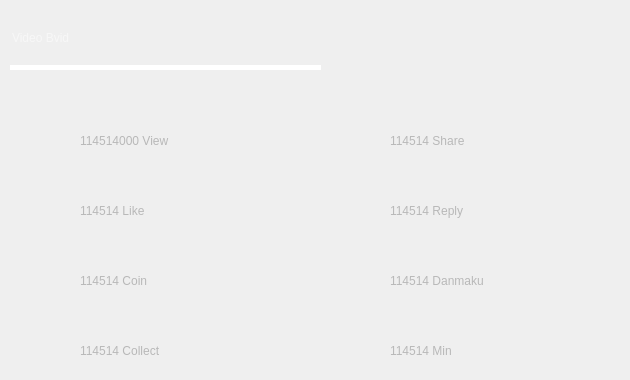
   <widget class="QWidget" name="page_api_0">
    <widget class="QLineEdit" name="api_search_bvid">
     <property name="geometry">
      <rect>
       <x>10</x>
       <y>10</y>
       <width>311</width>
       <height>60</height>
      </rect>
     </property>
     <property name="styleSheet">
      <string notr="true">font: 30pt &quot;猫啃什锦黑-轻量版&quot;;
border:none;
border-bottom:5px solid rgba(255,255,255,255);
background-color: rgba( 0, 0, 0, 0);
color: rgb(255,255,255);</string>
     </property>
     <property name="placeholderText">
      <string>Video Bvid</string>
     </property>
    </widget>
    <widget class="QFrame" name="frame_3">
     <property name="geometry">
      <rect>
       <x>0</x>
       <y>90</y>
       <width>82</width>
       <height>280</height>
      </rect>
     </property>
     <property name="styleSheet">
      <string notr="true">border:none</string>
     </property>
     <property name="frameShape">
      <enum>QFrame::Shape::StyledPanel</enum>
     </property>
     <property name="frameShadow">
      <enum>QFrame::Shadow::Raised</enum>
     </property>
     <widget class="QPushButton" name="view_ui_2">
      <property name="geometry">
       <rect>
        <x>10</x>
        <y>10</y>
        <width>64</width>
        <height>60</height>
       </rect>
      </property>
      <property name="text">
       <string/>
      </property>
      <property name="icon">
       <iconset resource="../pic/res.qrc">
        <normaloff>:/icon/icon/view.png</normaloff>:/icon/icon/view.png</iconset>
      </property>
      <property name="iconSize">
       <size>
        <width>60</width>
        <height>60</height>
       </size>
      </property>
     </widget>
     <widget class="QPushButton" name="like_ui_2">
      <property name="geometry">
       <rect>
        <x>10</x>
        <y>80</y>
        <width>64</width>
        <height>60</height>
       </rect>
      </property>
      <property name="text">
       <string/>
      </property>
      <property name="icon">
       <iconset resource="../pic/res.qrc">
        <normaloff>:/icon/icon/like.png</normaloff>:/icon/icon/like.png</iconset>
      </property>
      <property name="iconSize">
       <size>
        <width>60</width>
        <height>60</height>
       </size>
      </property>
     </widget>
     <widget class="QPushButton" name="coin_ui_2">
      <property name="geometry">
       <rect>
        <x>10</x>
        <y>150</y>
        <width>64</width>
        <height>60</height>
       </rect>
      </property>
      <property name="text">
       <string/>
      </property>
      <property name="icon">
       <iconset resource="../pic/res.qrc">
        <normaloff>:/icon/icon/coin.png</normaloff>:/icon/icon/coin.png</iconset>
      </property>
      <property name="iconSize">
       <size>
        <width>60</width>
        <height>60</height>
       </size>
      </property>
     </widget>
     <widget class="QPushButton" name="collect_ui_2">
      <property name="geometry">
       <rect>
        <x>10</x>
        <y>220</y>
        <width>64</width>
        <height>60</height>
       </rect>
      </property>
      <property name="text">
       <string/>
      </property>
      <property name="icon">
       <iconset resource="../pic/res.qrc">
        <normaloff>:/icon/icon/collect.png</normaloff>:/icon/icon/collect.png</iconset>
      </property>
      <property name="iconSize">
       <size>
        <width>60</width>
        <height>60</height>
       </size>
      </property>
     </widget>
    </widget>
    <widget class="QFrame" name="frame_4">
     <property name="geometry">
      <rect>
       <x>310</x>
       <y>90</y>
       <width>71</width>
       <height>280</height>
      </rect>
     </property>
     <property name="styleSheet">
      <string notr="true">border:none</string>
     </property>
     <property name="frameShape">
      <enum>QFrame::Shape::StyledPanel</enum>
     </property>
     <property name="frameShadow">
      <enum>QFrame::Shadow::Raised</enum>
     </property>
     <widget class="QPushButton" name="share_ui_2">
      <property name="geometry">
       <rect>
        <x>10</x>
        <y>10</y>
        <width>61</width>
        <height>60</height>
       </rect>
      </property>
      <property name="text">
       <string/>
      </property>
      <property name="icon">
       <iconset resource="../pic/res.qrc">
        <normaloff>:/icon/icon/share.png</normaloff>:/icon/icon/share.png</iconset>
      </property>
      <property name="iconSize">
       <size>
        <width>60</width>
        <height>60</height>
       </size>
      </property>
     </widget>
     <widget class="QPushButton" name="reply_ui_2">
      <property name="geometry">
       <rect>
        <x>10</x>
        <y>80</y>
        <width>64</width>
        <height>60</height>
       </rect>
      </property>
      <property name="text">
       <string/>
      </property>
      <property name="icon">
       <iconset resource="../pic/res.qrc">
        <normaloff>:/icon/icon/reply.png</normaloff>:/icon/icon/reply.png</iconset>
      </property>
      <property name="iconSize">
       <size>
        <width>60</width>
        <height>60</height>
       </size>
      </property>
     </widget>
     <widget class="QPushButton" name="danmaku_ui_2">
      <property name="geometry">
       <rect>
        <x>10</x>
        <y>150</y>
        <width>64</width>
        <height>60</height>
       </rect>
      </property>
      <property name="text">
       <string/>
      </property>
      <property name="icon">
       <iconset resource="../pic/res.qrc">
        <normaloff>:/icon/icon/danmaku.png</normaloff>:/icon/icon/danmaku.png</iconset>
      </property>
      <property name="iconSize">
       <size>
        <width>60</width>
        <height>60</height>
       </size>
      </property>
     </widget>
     <widget class="QPushButton" name="vt_ui_2">
      <property name="geometry">
       <rect>
        <x>10</x>
        <y>220</y>
        <width>64</width>
        <height>60</height>
       </rect>
      </property>
      <property name="text">
       <string/>
      </property>
      <property name="icon">
       <iconset resource="../pic/res.qrc">
        <normaloff>:/icon/icon/vt.png</normaloff>:/icon/icon/vt.png</iconset>
      </property>
      <property name="iconSize">
       <size>
        <width>60</width>
        <height>60</height>
       </size>
      </property>
     </widget>
    </widget>
    <widget class="QLabel" name="view_text_2">
     <property name="geometry">
      <rect>
       <x>80</x>
       <y>120</y>
       <width>241</width>
       <height>41</height>
      </rect>
     </property>
     <property name="styleSheet">
      <string notr="true">color: rgb(184, 184, 184);
font: 20pt &quot;猫啃什锦黑-轻量版&quot;;</string>
     </property>
     <property name="text">
      <string>114514000 View</string>
     </property>
    </widget>
    <widget class="QLabel" name="like_text_2">
     <property name="geometry">
      <rect>
       <x>80</x>
       <y>190</y>
       <width>241</width>
       <height>41</height>
      </rect>
     </property>
     <property name="styleSheet">
      <string notr="true">color: rgb(184, 184, 184);
font: 20pt &quot;猫啃什锦黑-轻量版&quot;;</string>
     </property>
     <property name="text">
      <string>114514 Like</string>
     </property>
    </widget>
    <widget class="QLabel" name="coin_text_2">
     <property name="geometry">
      <rect>
       <x>80</x>
       <y>260</y>
       <width>241</width>
       <height>41</height>
      </rect>
     </property>
     <property name="styleSheet">
      <string notr="true">color: rgb(184, 184, 184);
font: 20pt &quot;猫啃什锦黑-轻量版&quot;;</string>
     </property>
     <property name="text">
      <string>114514 Coin</string>
     </property>
    </widget>
    <widget class="QLabel" name="collect_text_2">
     <property name="geometry">
      <rect>
       <x>80</x>
       <y>330</y>
       <width>241</width>
       <height>41</height>
      </rect>
     </property>
     <property name="styleSheet">
      <string notr="true">color: rgb(184, 184, 184);
font: 20pt &quot;猫啃什锦黑-轻量版&quot;;</string>
     </property>
     <property name="text">
      <string>114514 Collect</string>
     </property>
    </widget>
    <widget class="QLabel" name="share_text_2">
     <property name="geometry">
      <rect>
       <x>390</x>
       <y>120</y>
       <width>231</width>
       <height>41</height>
      </rect>
     </property>
     <property name="styleSheet">
      <string notr="true">color: rgb(184, 184, 184);
font: 20pt &quot;猫啃什锦黑-轻量版&quot;;</string>
     </property>
     <property name="text">
      <string>114514 Share</string>
     </property>
    </widget>
    <widget class="QLabel" name="reply_text_2">
     <property name="geometry">
      <rect>
       <x>390</x>
       <y>190</y>
       <width>231</width>
       <height>41</height>
      </rect>
     </property>
     <property name="styleSheet">
      <string notr="true">color: rgb(184, 184, 184);
font: 20pt &quot;猫啃什锦黑-轻量版&quot;;</string>
     </property>
     <property name="text">
      <string>114514 Reply</string>
     </property>
    </widget>
    <widget class="QLabel" name="danmaku_text_2">
     <property name="geometry">
      <rect>
       <x>390</x>
       <y>260</y>
       <width>231</width>
       <height>41</height>
      </rect>
     </property>
     <property name="styleSheet">
      <string notr="true">color: rgb(184, 184, 184);
font: 20pt &quot;猫啃什锦黑-轻量版&quot;;</string>
     </property>
     <property name="text">
      <string>114514 Danmaku</string>
     </property>
    </widget>
    <widget class="QLabel" name="vt_text_2">
     <property name="geometry">
      <rect>
       <x>390</x>
       <y>330</y>
       <width>231</width>
       <height>41</height>
      </rect>
     </property>
     <property name="styleSheet">
      <string notr="true">color: rgb(184, 184, 184);
font: 20pt &quot;猫啃什锦黑-轻量版&quot;;</string>
     </property>
     <property name="text">
      <string>114514 Min</string>
     </property>
    </widget>
    <widget class="QPushButton" name="search_video">
     <property name="geometry">
      <rect>
       <x>340</x>
       <y>15</y>
       <width>161</width>
       <height>61</height>
      </rect>
     </property>
     <property name="styleSheet">
      <string notr="true">QPushButton{
	border:none;
}
QPushButton:hover{
	padding-bottom:5px;
}
QPushButton:hover {
        icon: url(:/icon/icon/search_button_hover);
}</string>
     </property>
     <property name="text">
      <string/>
     </property>
     <property name="icon">
      <iconset resource="../pic/res.qrc">
       <normaloff>:/icon/icon/search_button.png</normaloff>:/icon/icon/search_button.png</iconset>
     </property>
     <property name="iconSize">
      <size>
       <width>150</width>
       <height>150</height>
      </size>
     </property>
    </widget>
   </widget>
